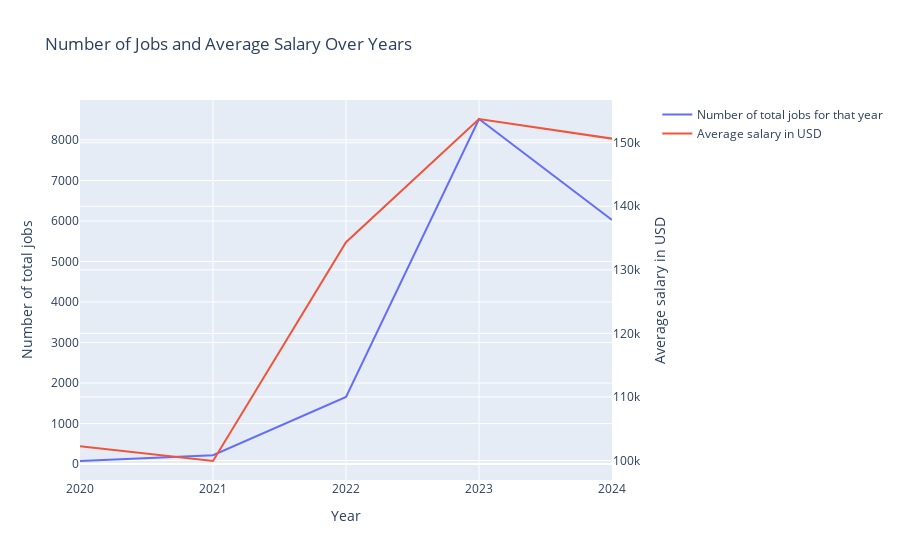

The notebook cell saved with this chart:
### Code cell
fig = make_subplots(specs=[[{"secondary_y": True}]])

fig.add_trace(trace1, secondary_y=False)
fig.add_trace(trace2, secondary_y=True)


fig.update_layout(
    title='Number of Jobs and Average Salary Over Years',
    xaxis_title='Year',
    yaxis=dict(
        title='Number of total jobs'
    ),
    yaxis2=dict(
        title='Average salary in USD',
        overlaying='y',
        side='right'
    )
)


iplot(fig)

### Figure 1 — Plotly figure (JSON) as saved in the notebook; plotly's stock layout.template omitted (floating-point values rounded to 4 significant figures)
{"data": [{"mode": "lines", "name": "Number of total jobs for that year", "type": "scatter", "x": [2020, 2021, 2022, 2023, 2024], "xaxis": "x", "y": [75, 218, 1655, 8519, 6027], "yaxis": "y"}, {"mode": "lines", "name": "Average salary in USD", "type": "scatter", "x": [2020, 2021, 2022, 2023, 2024], "xaxis": "x", "y": [102300.0, 99920.0, 134300.0, 153700.0, 150600.0], "yaxis": "y2"}], "layout": {"autosize": true, "title": {"text": "Number of Jobs and Average Salary Over Years"}, "xaxis": {"anchor": "y", "autorange": true, "domain": [0, 0.94], "range": [2020, 2024], "title": {"text": "Year"}, "type": "linear"}, "yaxis": {"anchor": "x", "autorange": true, "domain": [0, 1], "range": [-394.1, 8988.0], "title": {"text": "Number of total jobs"}, "type": "linear"}, "yaxis2": {"anchor": "x", "autorange": true, "overlaying": "y", "range": [96930.0, 156700.0], "side": "right", "title": {"text": "Average salary in USD"}, "type": "linear"}}}
